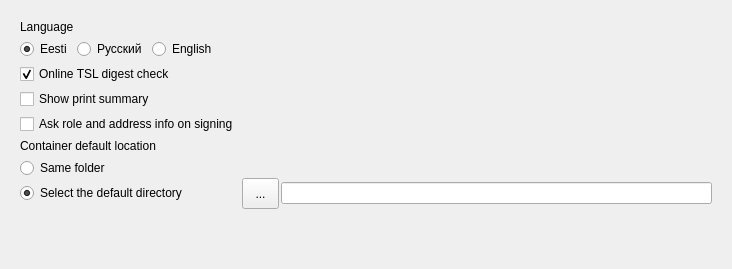
     <widget class="QWidget" name="pageGeneral">
      <layout class="QVBoxLayout" name="pageGeneralLayout">
       <property name="spacing">
        <number>5</number>
       </property>
       <property name="leftMargin">
        <number>20</number>
       </property>
       <property name="topMargin">
        <number>20</number>
       </property>
       <property name="rightMargin">
        <number>20</number>
       </property>
       <property name="bottomMargin">
        <number>20</number>
       </property>
       <item>
        <widget class="QLabel" name="lblGeneralLang">
         <property name="focusPolicy">
          <enum>Qt::TabFocus</enum>
         </property>
         <property name="text">
          <string>Language</string>
         </property>
        </widget>
       </item>
       <item>
        <layout class="QHBoxLayout" name="languageBoxLayout">
         <item>
          <widget class="RadioButton" name="rdGeneralEstonian">
           <property name="text">
            <string notr="true">Eesti</string>
           </property>
           <property name="checked">
            <bool>true</bool>
           </property>
           <property name="lang" stdset="0">
            <string notr="true">et</string>
           </property>
           <attribute name="buttonGroup">
            <string notr="true">langGroup</string>
           </attribute>
          </widget>
         </item>
         <item>
          <widget class="RadioButton" name="rdGeneralRussian">
           <property name="text">
            <string notr="true">Русский</string>
           </property>
           <property name="lang" stdset="0">
            <string notr="true">ru</string>
           </property>
           <attribute name="buttonGroup">
            <string notr="true">langGroup</string>
           </attribute>
          </widget>
         </item>
         <item>
          <widget class="RadioButton" name="rdGeneralEnglish">
           <property name="text">
            <string notr="true">English</string>
           </property>
           <property name="lang" stdset="0">
            <string notr="true">en</string>
           </property>
           <attribute name="buttonGroup">
            <string notr="true">langGroup</string>
           </attribute>
          </widget>
         </item>
         <item>
          <spacer name="languageBoxSpacer">
           <property name="orientation">
            <enum>Qt::Horizontal</enum>
           </property>
           <property name="sizeHint" stdset="0">
            <size>
             <width>495</width>
             <height>20</height>
            </size>
           </property>
          </spacer>
         </item>
        </layout>
       </item>
       <item>
        <widget class="CheckBox" name="chkGeneralTslRefresh">
         <property name="text">
          <string>Online TSL digest check</string>
         </property>
         <property name="checked">
          <bool>true</bool>
         </property>
        </widget>
       </item>
       <item>
        <widget class="CheckBox" name="chkShowPrintSummary">
         <property name="text">
          <string>Show print summary</string>
         </property>
        </widget>
       </item>
       <item>
        <widget class="CheckBox" name="chkRoleAddressInfo">
         <property name="text">
          <string>Ask role and address info on signing</string>
         </property>
        </widget>
       </item>
       <item>
        <widget class="QLabel" name="lblDefaultDirectory">
         <property name="focusPolicy">
          <enum>Qt::TabFocus</enum>
         </property>
         <property name="text">
          <string>Container default location</string>
         </property>
        </widget>
       </item>
       <item>
        <layout class="QGridLayout" name="locationBoxLayout" columnminimumwidth="220,0,0">
         <property name="horizontalSpacing">
          <number>2</number>
         </property>
         <property name="verticalSpacing">
          <number>0</number>
         </property>
         <item row="0" column="0">
          <widget class="RadioButton" name="rdGeneralSameDirectory">
           <property name="text">
            <string>Same folder</string>
           </property>
           <attribute name="buttonGroup">
            <string notr="true">pathGroup</string>
           </attribute>
          </widget>
         </item>
         <item row="1" column="0">
          <widget class="RadioButton" name="rdGeneralSpecifyDirectory">
           <property name="text">
            <string>Select the default directory</string>
           </property>
           <property name="checked">
            <bool>true</bool>
           </property>
           <attribute name="buttonGroup">
            <string notr="true">pathGroup</string>
           </attribute>
          </widget>
         </item>
         <item row="1" column="1">
          <widget class="QToolButton" name="btGeneralChooseDirectory">
           <property name="minimumSize">
            <size>
             <width>37</width>
             <height>31</height>
            </size>
           </property>
           <property name="maximumSize">
            <size>
             <width>37</width>
             <height>31</height>
            </size>
           </property>
           <property name="cursor">
            <cursorShape>PointingHandCursor</cursorShape>
           </property>
           <property name="text">
            <string notr="true">...</string>
           </property>
          </widget>
         </item>
         <item row="1" column="2">
          <widget class="QLineEdit" name="txtGeneralDirectory"/>
         </item>
        </layout>
       </item>
       <item>
        <spacer name="pageGeneralSpacer">
         <property name="orientation">
          <enum>Qt::Vertical</enum>
         </property>
         <property name="sizeHint" stdset="0">
          <size>
           <width>20</width>
           <height>40</height>
          </size>
         </property>
        </spacer>
       </item>
      </layout>
     </widget>
